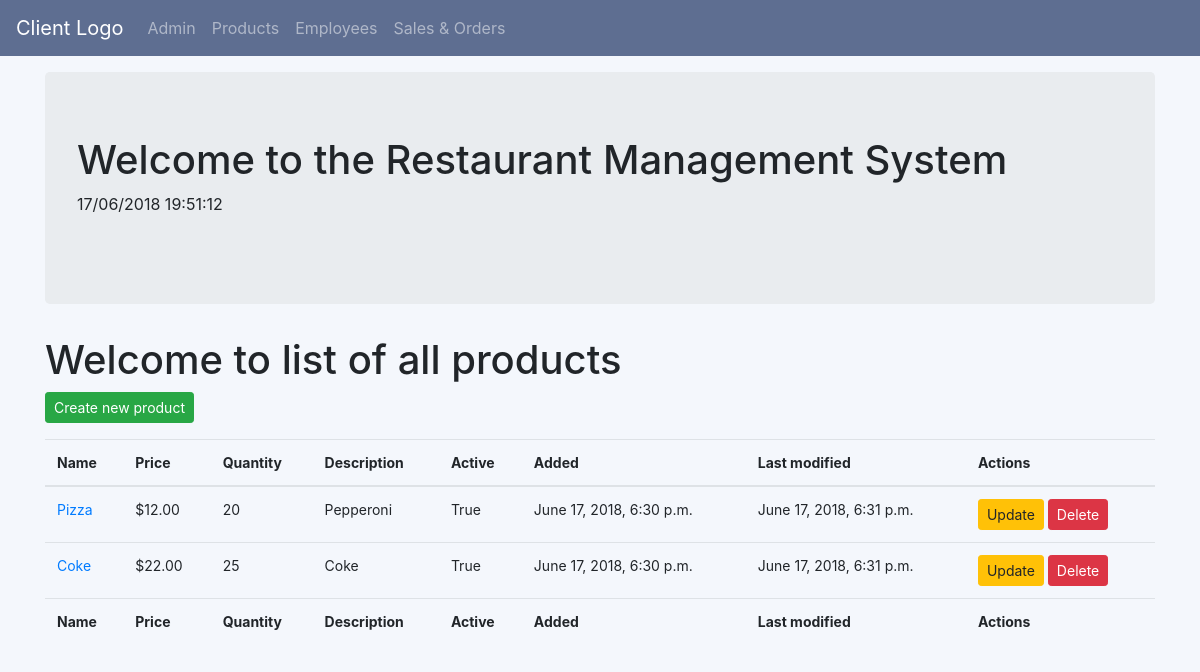
Screenshot of /oms/productlist/ with the database file from the repository.
### oms/models.py (models this page shows, shortened)
class Product(models.Model):
    name = models.CharField(max_length=256)
    description = models.TextField(max_length=512)
    price = models.DecimalField(max_digits=8, decimal_places=2)
    active = models.BooleanField()
    quantity = models.IntegerField()
    timestamp = models.DateTimeField(default=datetime.now())
    modified_date = models.DateTimeField(auto_now=True)

### oms/views.py (the view)
# urls.py: path('productlist/',views.ProductListView.as_view(),name='product_list'),
class ProductListView(ListView):
    context_object_name = 'products'
    model = models.Product

### oms/templates/oms/product_list.html
{% extends "oms/oms_base.html" %}
{% block body_block %}
<h1>Welcome to list of all products</h1>
<a class = 'btn btn-success btn-sm 'href="{% url 'oms:product_create'%}">Create new product</a><p>
    <table style="font-size:14px;" class="table table-hover" style='width:100%'>
        <thead>
            <tr>
                <th>Name</th>
                <th>Price</th>
                <th>Quantity</th>
                <th>Description</th>
                <th>Active</th>
                <th>Added</th>
                <th>Last modified</th>
                <th>Actions</th>
            </tr>
        </thead>
        <tbody>
            {% for product in products %}
            <tr>
                <td> <a href="{{product.id}}">{{product.name}}</a></td>
                <td> ${{product.price}} </td>
                <td> {{product.quantity}} </td>
                <td> {{product.description}} </td>
                <td> {{product.active}} </td>
                <td> {{product.timestamp}} </td>
                <td> {{product.modified_date}} </td>
                <td>
                    <a class = 'btn btn-warning btn-sm' href="{% url 'oms:product_update' pk=product.pk %}">Update</a>
                    <a class = 'btn btn-danger btn-sm' href="{% url 'oms:product_delete' pk=product.pk %}">Delete</a>
                </td>
            </tr>
            {% endfor %}
        </tbody>
        <tfoot>
           <tr>
               <th>Name</th>
               <th>Price</th>
               <th>Quantity</th>
               <th>Description</th>
               <th>Active</th>
               <th>Added</th>
               <th>Last modified</th>
               <th>Actions</th>
           </tr>
       </tfoot>
    </table>
{% endblock %}

### rows the page displays
Product: name "Pizza", price "12.00", quantity "20", description "Pepperoni", active "True", timestamp "June 17, 2018, 6:30 p.m.", modified_date "June 17, 2018, 6:31 p.m."
Product: name "Coke", price "22.00", quantity "25", description "Coke", active "True", timestamp "June 17, 2018, 6:30 p.m.", modified_date "June 17, 2018, 6:31 p.m."
